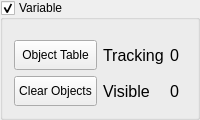
                <widget class="QGroupBox" name="gbCameraVariable">
                 <property name="styleSheet">
                  <string notr="true"/>
                 </property>
                 <property name="title">
                  <string>Variable</string>
                 </property>
                 <property name="flat">
                  <bool>false</bool>
                 </property>
                 <property name="checkable">
                  <bool>true</bool>
                 </property>
                 <layout class="QHBoxLayout" name="horizontalLayout_30">
                  <property name="topMargin">
                   <number>20</number>
                  </property>
                  <item>
                   <layout class="QVBoxLayout" name="verticalLayout_41">
                    <item>
                     <widget class="QPushButton" name="pbViewDataObjects">
                      <property name="minimumSize">
                       <size>
                        <width>0</width>
                        <height>30</height>
                       </size>
                      </property>
                      <property name="styleSheet">
                       <string notr="true"/>
                      </property>
                      <property name="text">
                       <string>Object Table</string>
                      </property>
                      <property name="icon">
                       <iconset>
                        <normaloff>:/icon/icons8-object-48.png</normaloff>:/icon/icons8-object-48.png</iconset>
                      </property>
                     </widget>
                    </item>
                    <item>
                     <widget class="QPushButton" name="pbClearDetectObjects">
                      <property name="minimumSize">
                       <size>
                        <width>0</width>
                        <height>30</height>
                       </size>
                      </property>
                      <property name="toolTip">
                       <string>&lt;html&gt;&lt;head/&gt;&lt;body&gt;&lt;p&gt;Clear All Objects in Memory&lt;/p&gt;&lt;p&gt;M98 PclearObjects --&amp;gt; Clear All&lt;/p&gt;&lt;p&gt;M98 PdeleteFirstObject --&amp;gt; Delete First&lt;/p&gt;&lt;/body&gt;&lt;/html&gt;</string>
                      </property>
                      <property name="statusTip">
                       <string extracomment="Clear All Detect Objects"/>
                      </property>
                      <property name="text">
                       <string>Clear Objects</string>
                      </property>
                      <property name="icon">
                       <iconset>
                        <normaloff>:/icon/Eraser_16px.png</normaloff>:/icon/Eraser_16px.png</iconset>
                      </property>
                     </widget>
                    </item>
                   </layout>
                  </item>
                  <item>
                   <layout class="QGridLayout" name="gridLayout_15">
                    <item row="0" column="0">
                     <widget class="QLabel" name="label_48">
                      <property name="font">
                       <font>
                        <pointsize>12</pointsize>
                        <weight>50</weight>
                        <bold>false</bold>
                        <kerning>true</kerning>
                       </font>
                      </property>
                      <property name="text">
                       <string>Tracking</string>
                      </property>
                     </widget>
                    </item>
                    <item row="0" column="1">
                     <widget class="QLabel" name="lbTrackingObjectNumber">
                      <property name="font">
                       <font>
                        <pointsize>12</pointsize>
                        <weight>50</weight>
                        <bold>false</bold>
                        <kerning>true</kerning>
                       </font>
                      </property>
                      <property name="text">
                       <string>0</string>
                      </property>
                     </widget>
                    </item>
                    <item row="1" column="0">
                     <widget class="QLabel" name="label_50">
                      <property name="font">
                       <font>
                        <pointsize>12</pointsize>
                        <weight>50</weight>
                        <bold>false</bold>
                        <kerning>true</kerning>
                       </font>
                      </property>
                      <property name="text">
                       <string>Visible</string>
                      </property>
                     </widget>
                    </item>
                    <item row="1" column="1">
                     <widget class="QLabel" name="lbVisibleObjectNumber">
                      <property name="font">
                       <font>
                        <pointsize>12</pointsize>
                        <weight>50</weight>
                        <bold>false</bold>
                        <kerning>true</kerning>
                       </font>
                      </property>
                      <property name="text">
                       <string>0</string>
                      </property>
                     </widget>
                    </item>
                   </layout>
                  </item>
                 </layout>
                </widget>
